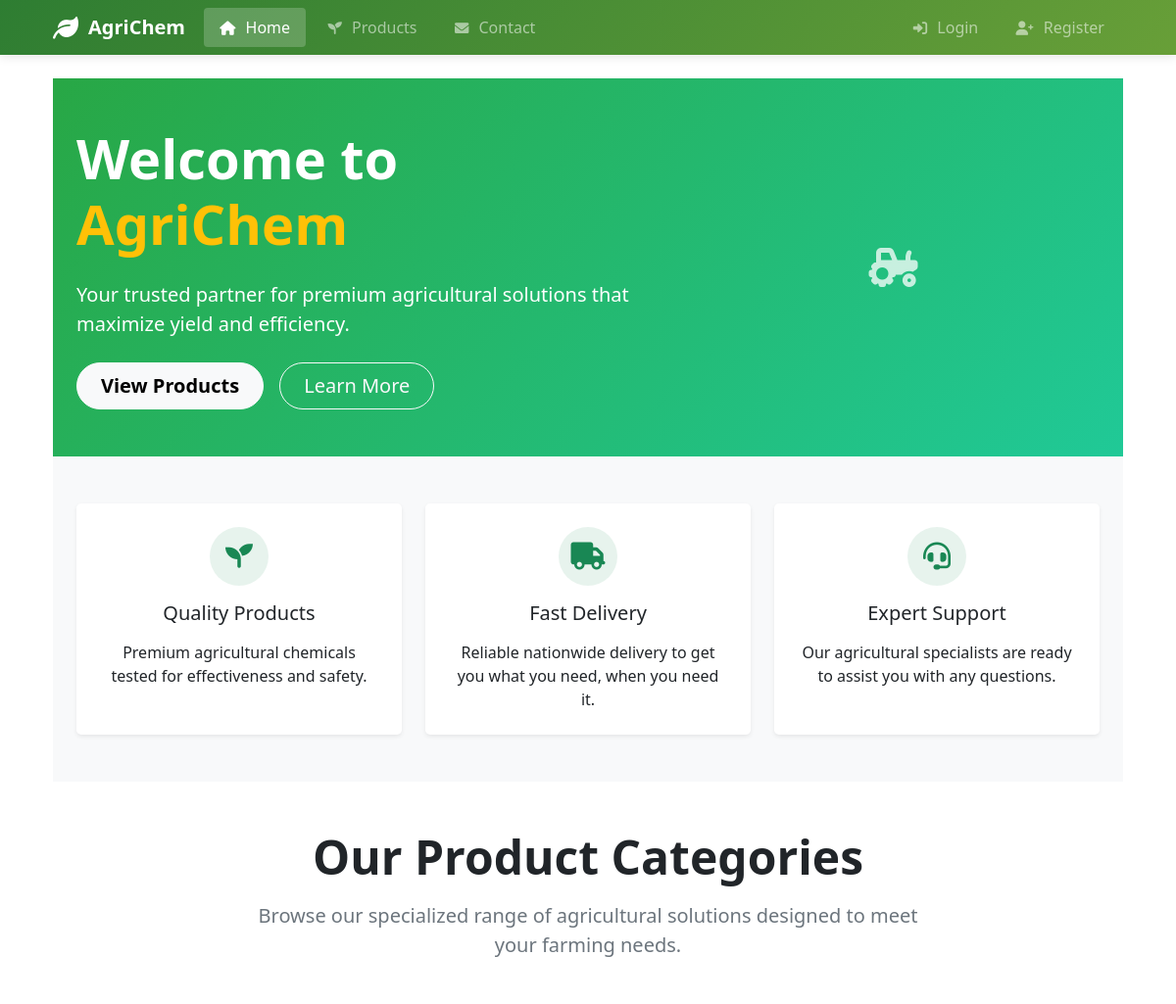
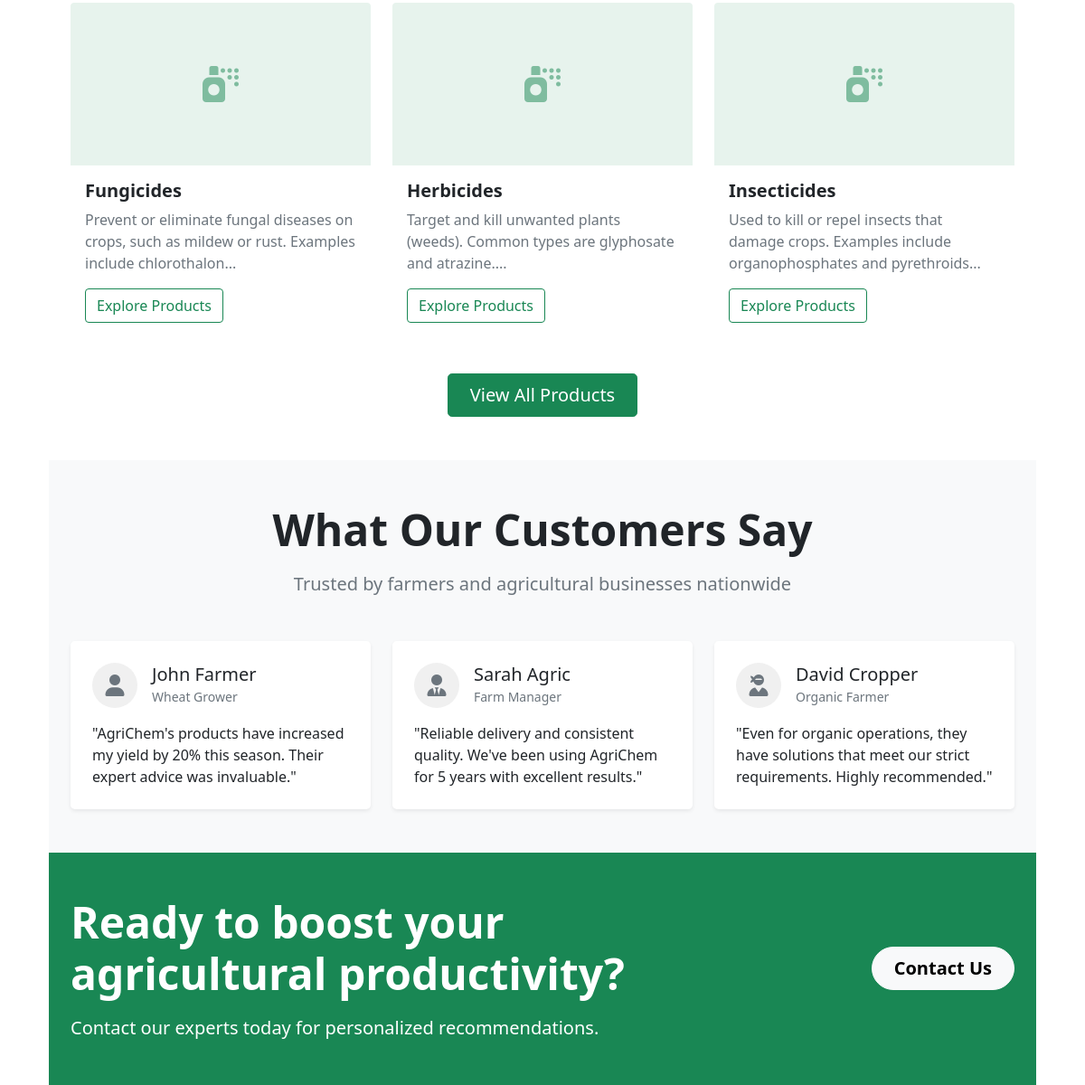
The page / on the database its author committed (2 pictures, top to bottom).
### tables this page shows
CREATE TABLE `categories` (
  `category_id` int(11) NOT NULL,
  `name` varchar(100) NOT NULL,
  `description` text DEFAULT NULL,
  `created_at` timestamp NOT NULL DEFAULT current_timestamp()
);

### admin/includes/functions.php (called while the page is built, shortened)
<?php
function getCategories() {
    global $db;
    $stmt = $db->query("SELECT * FROM categories ORDER BY name");
    return $stmt->fetchAll(PDO::FETCH_ASSOC);
}

### index.php (the view, shortened to what this page needs)
<?php
require_once 'includes/header.php';
?>
<!DOCTYPE html>
<html lang="en">
<head>
    <link href="https://cdn.jsdelivr.net/npm/bootstrap@5.1.3/dist/css/bootstrap.min.css" rel="stylesheet">
    <link rel="stylesheet" href="https://cdnjs.cloudflare.com/ajax/libs/font-awesome/6.0.0/css/all.min.css">
</head>
<body>
<section class="hero-section bg-gradient-success text-white py-5">
    <div class="container">
        <div class="row align-items-center">
            <div class="col-lg-7">
                <h1 class="display-4 fw-bold mb-4">Welcome to <span class="text-warning">AgriChem</span></h1>
                <p class="lead mb-4">Your trusted partner for premium agricultural solutions that maximize yield and efficiency.</p>
                <div class="d-flex flex-wrap gap-3">
                    <a href="products.php" class="btn btn-light btn-lg px-4 py-2 rounded-pill fw-bold">View Products</a>
                    <a href="#" class="btn btn-outline-light btn-lg px-4 py-2 rounded-pill">Learn More</a>
                </div>
            </div>
            <div class="col-lg-5 d-none d-lg-block">
                <div class="text-center">
                    <i class="fas fa-tractor fs-1 text-white opacity-75"></i>
                </div>
            </div>
        </div>
    </div>
</section>
<section class="py-5 bg-light">
    <div class="container">
        <div class="row g-4">
            <div class="col-md-4">
                <div class="feature-card p-4 h-100 rounded-3 shadow-sm bg-white text-center">
                    <div class="feature-icon bg-success bg-opacity-10 text-success rounded-circle mx-auto mb-3" style="width: 60px; height: 60px; line-height: 60px;">
                        <i class="fas fa-seedling fs-3"></i>
                    </div>
                    <h3 class="h5 mb-3">Quality Products</h3>
                    <p class="mb-0">Premium agricultural chemicals tested for effectiveness and safety.</p>
                </div>
            </div>
            <div class="col-md-4">
                <div class="feature-card p-4 h-100 rounded-3 shadow-sm bg-white text-center">
                    <div class="feature-icon bg-success bg-opacity-10 text-success rounded-circle mx-auto mb-3" style="width: 60px; height: 60px; line-height: 60px;">
                        <i class="fas fa-truck fs-3"></i>
                    </div>
                    <h3 class="h5 mb-3">Fast Delivery</h3>
                    <p class="mb-0">Reliable nationwide delivery to get you what you need, when you need it.</p>
                </div>
            </div>
            <div class="col-md-4">
                <div class="feature-card p-4 h-100 rounded-3 shadow-sm bg-white text-center">
                    <div class="feature-icon bg-success bg-opacity-10 text-success rounded-circle mx-auto mb-3" style="width: 60px; height: 60px; line-height: 60px;">
                        <i class="fas fa-headset fs-3"></i>
                    </div>
                    <h3 class="h5 mb-3">Expert Support</h3>
                    <p class="mb-0">Our agricultural specialists are ready to assist you with any questions.</p>
                </div>
            </div>
        </div>
    </div>
</section>
<section class="py-5">
    <div class="container">
        <div class="section-header text-center mb-5">
            <h2 class="display-5 fw-bold mb-3">Our Product Categories</h2>
            <p class="lead text-muted mx-auto" style="max-width: 700px;">Browse our specialized range of agricultural solutions designed to meet your farming needs.</p>
        </div>
        <div class="row g-4">
            <?php
            $categories = getCategories();
            foreach ($categories as $category):
            ?>
            <div class="col-lg-4 col-md-6">
                <div class="category-card card border-0 h-100 overflow-hidden shadow-hover">
                    <div class="card-img-top bg-success bg-opacity-10 d-flex align-items-center justify-content-center" style="height: 180px;">
                        <i class="fas fa-spray-can fs-1 text-success opacity-50"></i>
                    </div>
                    <div class="card-body">
                        <h3 class="h5 card-title fw-bold"><?php echo htmlspecialchars($category['name']); ?></h3>
                        <p class="card-text text-muted"><?php echo htmlspecialchars(substr($category['description'], 0, 100)); ?>...</p>
                    </div>
                    <div class="card-footer bg-transparent border-0 pt-0">
                        <a href="products.php?category=<?php echo $category['category_id']; ?>" class="btn btn-outline-success stretched-link">Explore Products</a>
                    </div>
                </div>
            </div>
            <?php endforeach; ?>
        </div>
        <div class="text-center mt-5">
            <a href="products.php" class="btn btn-success btn-lg px-4 py-2">View All Products</a>
        </div>
    </div>
</section>
<section class="py-5 bg-light">
    <div class="container">
        <div class="section-header text-center mb-5">
            <h2 class="display-5 fw-bold mb-3">What Our Customers Say</h2>
            <p class="lead text-muted mx-auto" style="max-width: 700px;">Trusted by farmers and agricultural businesses nationwide</p>
        </div>
        <div class="row g-4">
            <div class="col-md-4">
                <div class="testimonial-card p-4 h-100 rounded-3 bg-white shadow-sm">
                    <div class="d-flex align-items-center mb-3">
                        <div class="flex-shrink-0">
                            <div class="user-icon-placeholder">
                                <i class="fas fa-user fs-4"></i>
                            </div>
                        </div>
                        <div class="flex-grow-1 ms-3">
                            <h5 class="mb-0">John Farmer</h5>
                            <small class="text-muted">Wheat Grower</small>
                        </div>
                    </div>
                    <p class="mb-0">"AgriChem's products have increased my yield by 20% this season. Their expert advice was invaluable."</p>
                </div>
            </div>
            <div class="col-md-4">
                <div class="testimonial-card p-4 h-100 rounded-3 bg-white shadow-sm">
                    <div class="d-flex align-items-center mb-3">
                        <div class="flex-shrink-0">
                            <div class="user-icon-placeholder">
                                <i class="fas fa-user-tie fs-4"></i>
                            </div>
                        </div>
                        <div class="flex-grow-1 ms-3">
                            <h5 class="mb-0">Sarah Agric</h5>
                            <small class="text-muted">Farm Manager</small>
                        </div>
                    </div>
                    <p class="mb-0">"Reliable delivery and consistent quality. We've been using AgriChem for 5 years with excellent results."</p>
                </div>
            </div>
            <div class="col-md-4">
                <div class="testimonial-card p-4 h-100 rounded-3 bg-white shadow-sm">
                    <div class="d-flex align-items-center mb-3">
                        <div class="flex-shrink-0">
                            <div class="user-icon-placeholder">
                                <i class="fas fa-user-ninja fs-4"></i>
                            </div>
                        </div>
                        <div class="flex-grow-1 ms-3">
                            <h5 class="mb-0">David Cropper</h5>
                            <small class="text-muted">Organic Farmer</small>
                        </div>
                    </div>
                    <p class="mb-0">"Even for organic operations, they have solutions that meet our strict requirements. Highly recommended."</p>
                </div>
            </div>
        </div>
    </div>
</section>
<section class="py-5 bg-success text-white">
    <div class="container">
        <div class="row align-items-center">
            <div class="col-lg-8">
                <h2 class="display-5 fw-bold mb-3">Ready to boost your agricultural productivity?</h2>
                <p class="lead mb-0">Contact our experts today for personalized recommendations.</p>
            </div>
            <div class="col-lg-4 text-lg-end mt-4 mt-lg-0">
                <a href="contact.php" class="btn btn-light btn-lg px-4 py-2 rounded-pill fw-bold">Contact Us</a>
            </div>
        </div>
    </div>
</section>

### includes/header.php (style rules this page uses)
:root { --agri-primary: #2e7d32; --agri-secondary: #689f38; --agri-light: #f1f8e9; }

### index.php (style rules this page uses)
.hero-section { background: linear-gradient(135deg, #28a745 0%, #20c997 100%); }
.shadow-hover { transition: transform 0.3s ease, box-shadow 0.3s ease; }
.bg-gradient-success { background: linear-gradient(135deg, #28a745 0%, #20c997 100%); }
.feature-icon { display: flex; align-items: center; justify-content: center; }
.category-card .card-img-top { background-position: center; }
.user-icon-placeholder { width: 50px; height: 50px; display: flex; align-items: center; justify-content: center; background-color: #f0f0f0; border-radius: 50%; color: #6c757d; }

### rows shown on the page
categories: name "Fungicides", description "Prevent or eliminate fungal diseases on crops, such as mildew or rust. Examples include chlorothalon"
categories: name "Herbicides", description "Target and kill unwanted plants (weeds). Common types are glyphosate and atrazine."
categories: name "Insecticides", description "Used to kill or repel insects that damage crops. Examples include organophosphates and pyrethroids"
